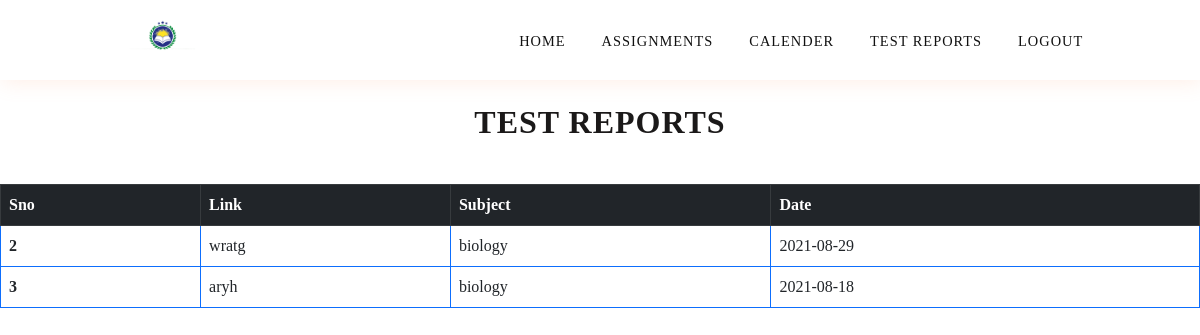
The app's page /biotest with its own data.
### app.py (models this page shows, shortened)
class test(db.Model):
    t_sno = db.Column(db.Integer , primary_key=True)
    t_link = db.Column(db.String(50) )
    t_subject = db.Column(db.String(50) )
    t_date=db.Column(db.String(50))

### app.py (the view)
@app.route("/biotest",methods=['GET','POST'])
def bio_test():
    dets=test.query.filter_by(t_subject="biology")
    return render_template("biotest.html",dets=dets)

### templates/biotest.html (shortened to what this page needs)
<!DOCTYPE html>
<html lang="en">
<head>
    <link href="https://cdn.jsdelivr.net/npm/bootstrap@5.1.0/dist/css/bootstrap.min.css" rel="stylesheet">
</head>
<body>
    <section class="main">
        <nav>
            <a href="/login" class="logo">
                <img src="{{ url_for('static', filename='logoo.png') }}" />
            </a>
            <ul class="menu">
                <li><a href="/index">Home</a></li>
                <li><a  href="/assignment">Assignments</a></li>
                <li><a href="/calender">Calender</a></li>
                <li><a href="/test">Test Reports</a></li>
                <li><a href="/logout">Logout</a></li>
            </ul>
        </nav>
    </section>
    <div class="assignments">
        <h2>Test Reports</h2>
    </div>
    <div id="boxx">
        <table class="table table-bordered border-primary">
            <thead  class="table-dark">
                <tr>
                    <th scope="col">Sno</th>
                    <th scope="col">Link</th>
                    <th scope="col">Subject</th>
                    <th scope="col">Date</th>
                </tr>
      </thead>
        {% for det in dets %}
        <tbody>
            <tr>
                <th scope="row">{{det.t_sno}}</th>
                <td>{{det.t_link}}</td>
                <td>{{det.t_subject}}</td>
                <td>{{det.t_date}}</td>
            </tr>
            {% endfor %}
    </div>
    </body>
</html>

### templates/biotest.html (style rules this page uses)
body { margin:0px; padding: 0px; font-family: calibri; }
* { box-sizing: border-box; }
ul { list-style: none; }
a { text-decoration: none; }
.main { width:100%; height:768px; position: relative; }
.logo img { height: 80px; }
nav { display: flex; align-items: center; justify-content: space-around; padding: 0px 30px; background-color:#fff; box-shadow: 2px 2px 20px rgba(255, 151, 103, 0.164); z-index: 1; width:100%; position: fixed; left: 0px; top: 0px; }
nav ul { display: flex; margin:0px; padding: 0px; }
nav ul li a { height:40px; line-height: 43px; margin: 8px; padding: 0px 10px; display: flex; font-size: 0.9rem; text-transform: uppercase; font-weight: 400; color:#111; letter-spacing: 1px; transition: 0.4s ease-in-out; }
.assignments { display: flex; justify-content: center; margin: 30px; margin-top: -710px; }
.assignments h2 { font-size: 2rem; color: #1b1919; letter-spacing: 1px; text-transform: uppercase; font-weight: 600; margin-top: 40px; padding: 5px 30px; }

### records on screen
test: t_sno "2", t_link "wratg", t_subject "biology", t_date "2021-08-29"
test: t_sno "3", t_link "aryh", t_subject "biology", t_date "2021-08-18"
